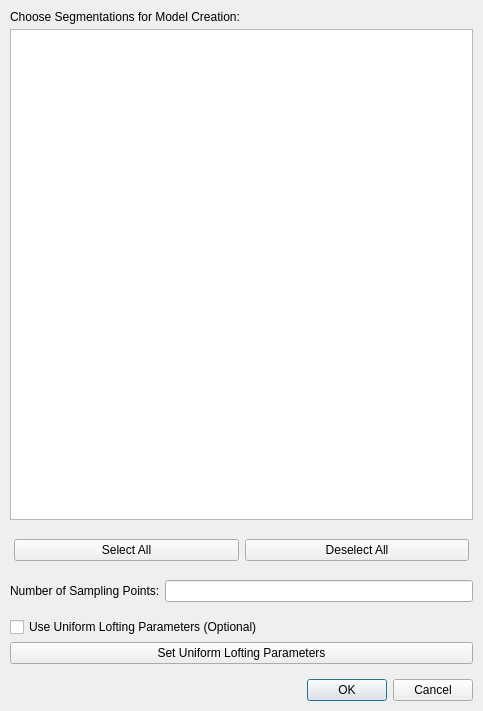
<?xml version="1.0" encoding="UTF-8"?>
<ui version="4.0">
 <class>svSegSelectionWidget</class>
 <widget class="QWidget" name="svSegSelectionWidget">
  <property name="geometry">
   <rect>
    <x>0</x>
    <y>0</y>
    <width>483</width>
    <height>711</height>
   </rect>
  </property>
  <property name="contextMenuPolicy">
   <enum>Qt::CustomContextMenu</enum>
  </property>
  <property name="windowTitle">
   <string>Create Solid Model</string>
  </property>
  <layout class="QVBoxLayout" name="verticalLayout">
   <property name="spacing">
    <number>5</number>
   </property>
   <property name="leftMargin">
    <number>5</number>
   </property>
   <property name="topMargin">
    <number>5</number>
   </property>
   <property name="rightMargin">
    <number>5</number>
   </property>
   <property name="bottomMargin">
    <number>5</number>
   </property>
   <item>
    <widget class="QWidget" name="widget_3" native="true">
     <layout class="QVBoxLayout" name="verticalLayout_2">
      <property name="spacing">
       <number>5</number>
      </property>
      <property name="leftMargin">
       <number>5</number>
      </property>
      <property name="topMargin">
       <number>5</number>
      </property>
      <property name="rightMargin">
       <number>5</number>
      </property>
      <property name="bottomMargin">
       <number>5</number>
      </property>
      <item>
       <widget class="QLabel" name="label">
        <property name="text">
         <string>Choose Segmentations for Model Creation:</string>
        </property>
       </widget>
      </item>
      <item>
       <widget class="QTableView" name="tableView">
        <property name="contextMenuPolicy">
         <enum>Qt::CustomContextMenu</enum>
        </property>
        <property name="selectionBehavior">
         <enum>QAbstractItemView::SelectRows</enum>
        </property>
        <property name="sortingEnabled">
         <bool>true</bool>
        </property>
       </widget>
      </item>
     </layout>
    </widget>
   </item>
   <item>
    <widget class="QWidget" name="widget_5" native="true">
     <layout class="QHBoxLayout" name="horizontalLayout_2">
      <item>
       <widget class="QPushButton" name="btnSelectAllSegs">
        <property name="text">
         <string>Select All</string>
        </property>
       </widget>
      </item>
      <item>
       <widget class="QPushButton" name="btnDeselectAllSegs">
        <property name="text">
         <string>Deselect All</string>
        </property>
       </widget>
      </item>
     </layout>
    </widget>
   </item>
   <item>
    <widget class="QWidget" name="widget" native="true">
     <layout class="QHBoxLayout" name="horizontalLayout">
      <property name="spacing">
       <number>5</number>
      </property>
      <property name="leftMargin">
       <number>5</number>
      </property>
      <property name="topMargin">
       <number>5</number>
      </property>
      <property name="rightMargin">
       <number>5</number>
      </property>
      <property name="bottomMargin">
       <number>5</number>
      </property>
      <item>
       <widget class="QLabel" name="labelNumSampling">
        <property name="text">
         <string>Number of Sampling Points:</string>
        </property>
       </widget>
      </item>
      <item>
       <widget class="QLineEdit" name="lineEditNumSampling">
        <property name="text">
         <string/>
        </property>
        <property name="placeholderText">
         <string/>
        </property>
       </widget>
      </item>
     </layout>
    </widget>
   </item>
   <item>
    <widget class="QWidget" name="widget_4" native="true">
     <layout class="QVBoxLayout" name="verticalLayout_3">
      <property name="spacing">
       <number>5</number>
      </property>
      <property name="leftMargin">
       <number>5</number>
      </property>
      <property name="topMargin">
       <number>5</number>
      </property>
      <property name="rightMargin">
       <number>5</number>
      </property>
      <property name="bottomMargin">
       <number>5</number>
      </property>
      <item>
       <widget class="QCheckBox" name="checkboxUseUniform">
        <property name="text">
         <string>Use Uniform Lofting Parameters (Optional)</string>
        </property>
        <property name="checked">
         <bool>false</bool>
        </property>
       </widget>
      </item>
      <item>
       <widget class="QPushButton" name="btnUniformParameters">
        <property name="text">
         <string>Set Uniform Lofting Parameters</string>
        </property>
       </widget>
      </item>
     </layout>
    </widget>
   </item>
   <item>
    <widget class="QWidget" name="widget_2" native="true">
     <layout class="QGridLayout" name="gridLayout">
      <property name="leftMargin">
       <number>5</number>
      </property>
      <property name="topMargin">
       <number>5</number>
      </property>
      <property name="rightMargin">
       <number>5</number>
      </property>
      <property name="bottomMargin">
       <number>5</number>
      </property>
      <property name="horizontalSpacing">
       <number>5</number>
      </property>
      <item row="0" column="0">
       <widget class="QDialogButtonBox" name="buttonBox">
        <property name="standardButtons">
         <set>QDialogButtonBox::Cancel|QDialogButtonBox::Ok</set>
        </property>
       </widget>
      </item>
     </layout>
    </widget>
   </item>
  </layout>
 </widget>
 <tabstops>
  <tabstop>tableView</tabstop>
  <tabstop>lineEditNumSampling</tabstop>
 </tabstops>
 <resources/>
 <connections/>
</ui>
